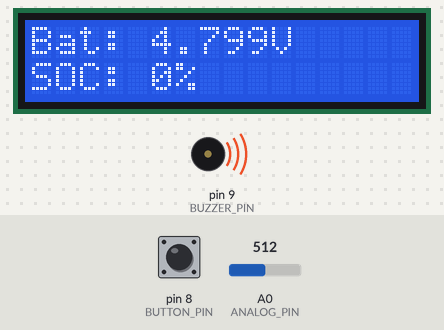
Recording of a sketch running on a simulated Arduino Uno, built with avr-gcc and run on an emulated ATmega328P. Shown: 16×2 character LCD, buzzer (waves = sounding, pin HIGH). Inputs (shaded band) come from the test bench; at power-on: pin 8 (BUTTON_PIN) HIGH, A0 (ANALOG_PIN) = 512. What the sketch prints to the serial monitor is not drawn.

Above: at 2.2 s.
2.3 s: pin 8 (BUTTON_PIN) pulled LOW for 1 s
At 3.8 s:
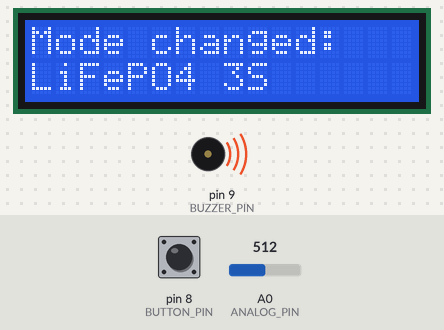
5.6 s: pin 8 (BUTTON_PIN) pulled LOW for 3.2 s
At 7.0 s:
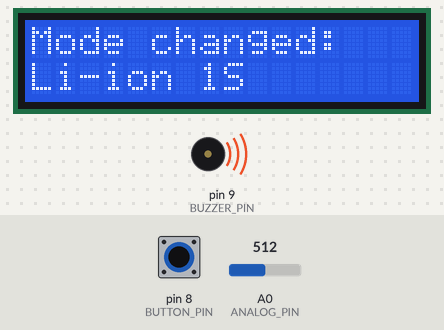
10.3 s: A0 (ANALOG_PIN) set to 716
At 10.9 s:
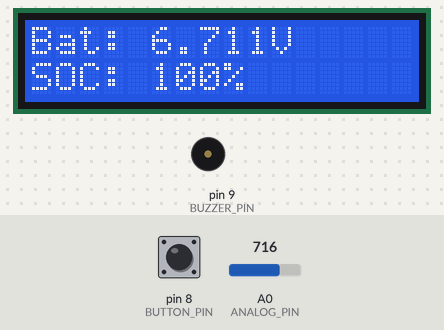
12.0 s: pin 8 (BUTTON_PIN) pulled LOW for 1 s
At 12.6 s:
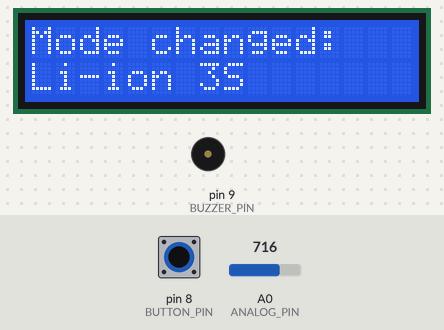
15.1 s: A0 (ANALOG_PIN) set to 900
At 15.8 s:
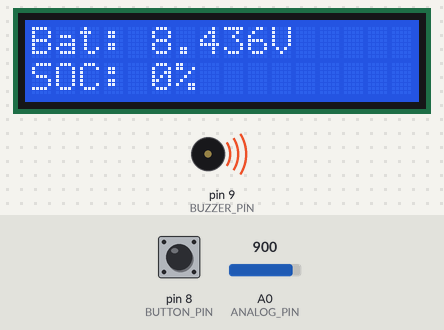
16.7 s: A0 (ANALOG_PIN) set to 1006
At 17.6 s:
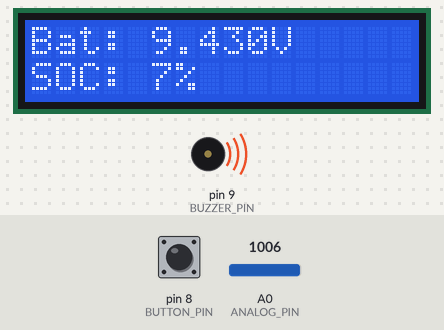
18.4 s: A0 (ANALOG_PIN) set to 1020
Timing chart, 0 to 21.0 s (numbered marks = the images above; inputs shaded):
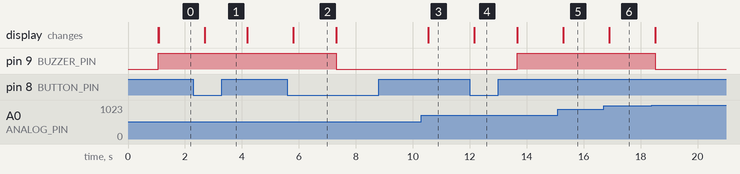

Measured:
- after the input at 2.3 s, the display: changes after 0.39 s (image 1)
- after the input at 5.6 s, pin 9 (BUZZER_PIN): HIGH → LOW after 1.7 s; the display: changes after 0.21 s (image 2)
- after the input at 10.3 s, the display: changes after 0.25 s (image 3)
- after the input at 12.0 s, pin 9 (BUZZER_PIN): LOW → HIGH after 1.7 s; the display: changes after 0.16 s (image 4)
- after the input at 15.1 s, the display: changes after 0.19 s (image 5)
- after the input at 16.7 s, the display: changes after 0.20 s (image 6)
- after the input at 18.4 s, pin 9 (BUZZER_PIN): HIGH → LOW after 0.11 s

The sketch:

hello_lcd.ino
```cpp
#include <LiquidCrystal.h>

LiquidCrystal lcd(12, 11, 5, 4, 3, 2);

const int ANALOG_PIN = A0;
const float DIVIDER_SCALE = 2.0;
const float CALIB_FACTOR = 0.958706f;

const int BUTTON_PIN = 8;
const int BUZZER_PIN = 9;

int mode = 0; // 0=3S Li-ion, 1=3S LiFePO4, 2=1S Li-ion
bool lastButtonState = HIGH;

// 3S Li-ion
const int li_ion_points = 5;
float li_ion_voltage[li_ion_points] = {9.0, 10.5, 11.4, 12.0, 12.6};
int li_ion_soc[li_ion_points] = {0,25,50,75,100};
float li_ion_low = 9.5;

// 3S LiFePO4
const int lifepo_points = 5;
float lifepo_voltage[lifepo_points] = {9.0, 11.0, 12.5, 13.3, 13.8};
int lifepo_soc[lifepo_points] = {0,25,50,75,100};
float lifepo_low = 10.5;

// 1S Li-ion
const int li1s_points = 5;
float li1s_voltage[li1s_points] = {3.0, 3.4, 3.7, 3.95, 4.2};
int li1s_soc[li1s_points] = {0,10,50,75,100};
float li1s_low = 3.2;

long readVcc_mV() {
  ADMUX = _BV(REFS0) | _BV(MUX3) | _BV(MUX2) | _BV(MUX1);
  delay(2);
  ADCSRA |= _BV(ADSC);
  while (bit_is_set(ADCSRA, ADSC));
  long result = ADCL;
  result |= ADCH << 8;
  result = 1125300L / result;
  return result;
}

float readBatteryVoltage(float vcc_mv) {
  int raw = analogRead(ANALOG_PIN);
  float vout = raw * (vcc_mv / 1000.0) / 1023.0;
  float vin = vout * DIVIDER_SCALE;
  vin *= CALIB_FACTOR;
  return vin;
}

// SOC interpolation using tables
int voltageToSOC(float v, int mode) {
  float *volt;
  int *soc;
  int points;

  if (mode == 0) {
    volt = li_ion_voltage;
    soc = li_ion_soc;
    points = li_ion_points;
  } else if (mode == 1) {
    volt = lifepo_voltage;
    soc = lifepo_soc;
    points = lifepo_points;
  } else {
    volt = li1s_voltage;
    soc = li1s_soc;
    points = li1s_points;
  }

  if (v <= volt[0]) return soc[0];
  if (v >= volt[points-1]) return soc[points-1];

  for (int i=0; i<points-1; i++) {
    if (v >= volt[i] && v <= volt[i+1]) {
      float ratio = (v - volt[i]) / (volt[i+1] - volt[i]);
      return soc[i] + ratio * (soc[i+1] - soc[i]);
    }
  }
  return 0;
}

float getLowVoltage(int mode){
  if (mode == 0) return li_ion_low;
  if (mode == 1) return lifepo_low;
  return li1s_low;
}

void setup() {
  Serial.begin(9600);
  lcd.begin(16, 2);

  pinMode(BUTTON_PIN, INPUT_PULLUP);
  pinMode(BUZZER_PIN, OUTPUT);

  lcd.print("Battery Monitor");
  delay(1000);
  lcd.clear();
}

void loop() {
  bool buttonState = digitalRead(BUTTON_PIN);

  // Button pressed → change mode
  if (lastButtonState == HIGH && buttonState == LOW) {
    mode = (mode + 1) % 3; // now 3 modes
    lcd.clear();
    lcd.setCursor(0, 0);
    lcd.print("Mode changed:");
    lcd.setCursor(0, 1);

    if (mode == 0) lcd.print("Li-ion 3S");
    if (mode == 1) lcd.print("LiFePO4 3S");
    if (mode == 2) lcd.print("Li-ion 1S");

    delay(1500);
    lcd.clear();
  }

  lastButtonState = buttonState;

  long vcc_mv = readVcc_mV();
  float batt = readBatteryVoltage(vcc_mv);
  int pct = voltageToSOC(batt, mode);

  // Low voltage buzzer
  if (batt < getLowVoltage(mode)) digitalWrite(BUZZER_PIN, HIGH);
  else digitalWrite(BUZZER_PIN, LOW);

  // Serial output
  Serial.print("Mode: ");
  if (mode == 0) Serial.print("Li-ion 3S");
  if (mode == 1) Serial.print("LiFePO4 3S");
  if (mode == 2) Serial.print("Li-ion 1S");

  Serial.print(" | Vbat: ");
  Serial.print(batt, 3);
  Serial.print(" | SOC: ");
  Serial.print(pct);
  Serial.println("%");

  // LCD output
  lcd.setCursor(0, 0);
  lcd.print("Bat: ");
  lcd.print(batt, 3);
  lcd.print("V   ");

  lcd.setCursor(0, 1);
  lcd.print("SOC: ");
  lcd.print(pct);
  lcd.print("%    ");

  delay(800);
}
```
